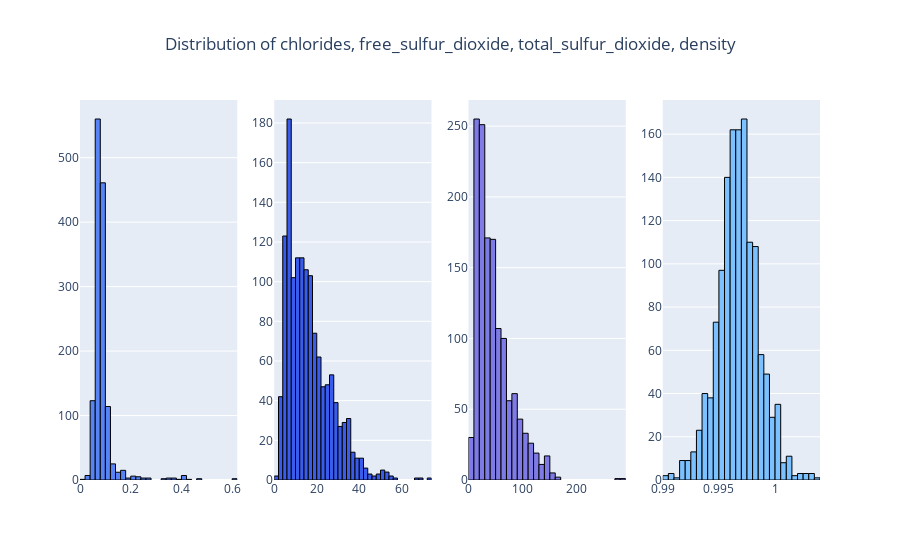

Write notebook code for a chart like this one.
### Markdown cell above
![Alt text](/Applications/Projects/red-wine-quality/images/histograms.png "Features Distribution")

**Fixed Acidity:** The distribution is right-skewed, indicating that most wines have a fixed acidity level around 7-8, with fewer wines having higher fixed acidity.

**Volatile Acidity:** The data is also right-skewed, showing that most wines have a volatile acidity around 0.5, with only a few wines having a volatile acidity above 1.

**Citric Acid:** This feature shows a bimodal distribution, indicating two groups of wines, one with low citric acid close to 0 and another with citric acid between 0.25 and 0.5.

**Residual Sugar:** The distribution is highly right-skewed, suggesting that most wines have low residual sugar levels, with a peak below five. Few wines have high residual sugar levels.

### Code cell
plot_histograms(wine_df, ["chlorides", "free_sulfur_dioxide", "total_sulfur_dioxide", "density"], save_path="histograms1.png")

### Figure 1 — Plotly figure (JSON) as saved in the notebook; plotly's stock layout.template omitted (floating-point values rounded to 4 significant figures; data arrays with more than 128 entries replaced by an {"elided": "..."} marker saying what was removed)
{"data": [{"marker": {"color": "#5684F7", "line": {"color": "#000000", "width": 1}}, "name": "chlorides", "nbinsx": 40, "type": "histogram", "x": {"elided": "1359 float values"}, "xaxis": "x", "yaxis": "y"}, {"marker": {"color": "#3A5CED", "line": {"color": "#000000", "width": 1}}, "name": "free_sulfur_dioxide", "nbinsx": 40, "type": "histogram", "x": {"elided": "1359 float values"}, "xaxis": "x2", "yaxis": "y2"}, {"marker": {"color": "#7E7AE6", "line": {"color": "#000000", "width": 1}}, "name": "total_sulfur_dioxide", "nbinsx": 40, "type": "histogram", "x": {"elided": "1359 float values"}, "xaxis": "x3", "yaxis": "y3"}, {"marker": {"color": "#7BC0FF", "line": {"color": "#000000", "width": 1}}, "name": "density", "nbinsx": 40, "type": "histogram", "x": {"elided": "1359 float values"}, "xaxis": "x4", "yaxis": "y4"}], "layout": {"showlegend": false, "title": {"text": "Distribution of chlorides, free_sulfur_dioxide, total_sulfur_dioxide, density", "x": 0.5}, "xaxis": {"anchor": "y", "domain": [0, 0.2125]}, "xaxis2": {"anchor": "y2", "domain": [0.2625, 0.475]}, "xaxis3": {"anchor": "y3", "domain": [0.525, 0.7375]}, "xaxis4": {"anchor": "y4", "domain": [0.7875, 1]}, "yaxis": {"anchor": "x", "domain": [0, 1]}, "yaxis2": {"anchor": "x2", "domain": [0, 1]}, "yaxis3": {"anchor": "x3", "domain": [0, 1]}, "yaxis4": {"anchor": "x4", "domain": [0, 1]}}}
